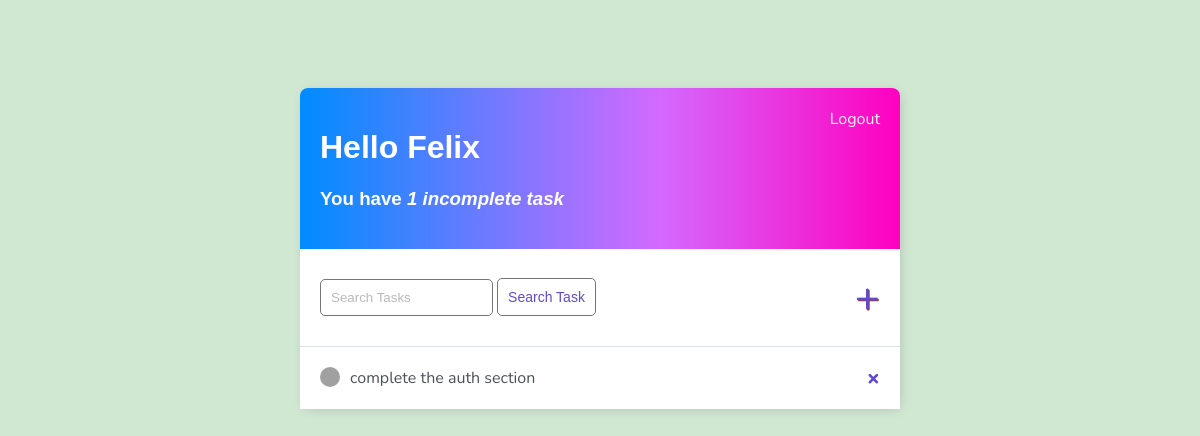
Page / (signed in) on the earlier database version.
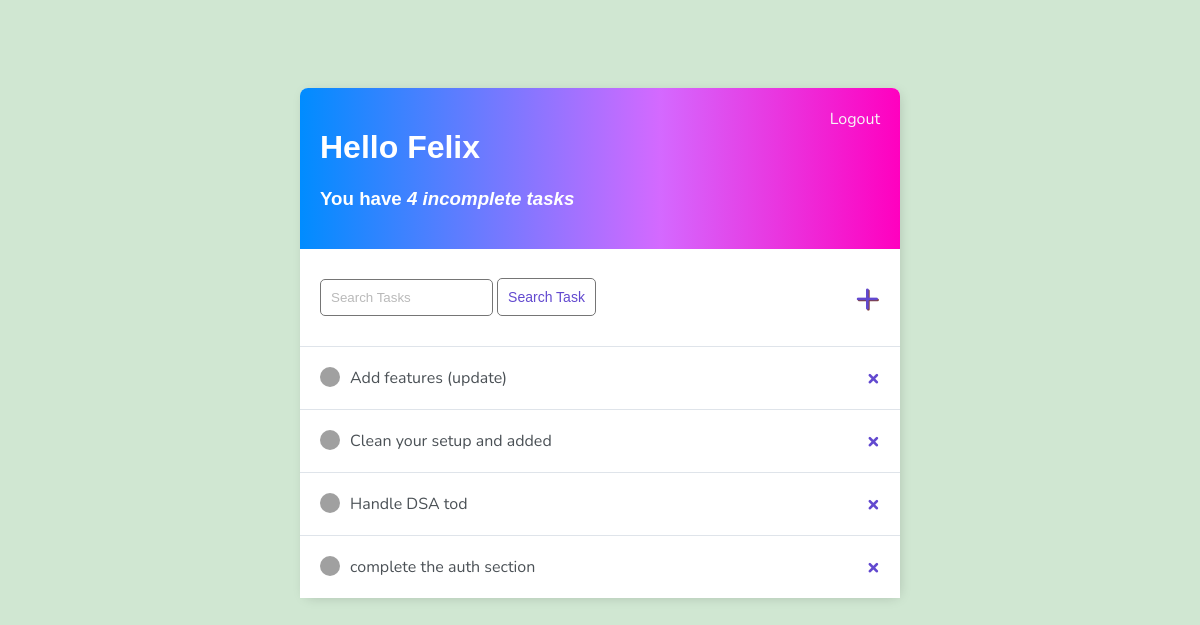
Same page on the later database version.
### todo/models.py (models this page shows)
class Task(models.Model):
    user = models.ForeignKey(User, on_delete=models.CASCADE, null=True, blank=True)
    title = models.CharField(max_length=200, null=True)
    description = models.TextField(null=True, blank=True)
    complete = models.BooleanField(default=False)
    created = models.DateTimeField(auto_now_add=True)
    def __str__(self):
        return self.title
    class Meta:
        ordering = ['complete']

### todo/views.py (the view)
# urls.py: path('', TaskList.as_view(), name='task'),
class TaskList(LoginRequiredMixin, ListView):
    model = Task
    context_object_name = 'task'
    def get_context_data(self, **kwargs):
        context = super().get_context_data(**kwargs)
        context['task'] = context['task'].filter(user = self.request.user)
        context['count'] = context['task'].filter(complete = False).count()
        search_input = self.request.GET.get('search-area') or ''
        if search_input:
            context['task'] = context['task'].filter(title__icontains = search_input)
            context['search_input'] = search_input
        return context

### todo/templates/todo/task_list.html
{% extends 'todo/main.html' %}
{% block content %}
<div class="header-bar">
    <div>
        <h1>Hello {{ request.user|title }}</h1>
        <h3>You have <i>{{ count }} incomplete task{{ count|pluralize:'s' }}</i></h3>
    </div>
    {% if request.user.is_authenticated %}
    <a href="{% url 'logout' %}">Logout</a>
    {% else %}
    <a href="{% url 'login' %}">Login</a>
    {% endif %}
</div>
<div id="search-add-wrapper">
    <form action="" method="get">
        <input type="text" name="search-area" placeholder="Search Tasks ">
        <input class="button" type="submit" value="Search Task">
    </form>
    <a id="add-link" href="{% url 'task-create' %}">&#x2b;</a>
</div>
<div class="card-bdy">
    <div class="task-items-wrapper">
        {% for tasks in task %}
        <div class="task-wrapper">
            {% if tasks.complete %}
            <div class="task-title">
                <div class="task-complete-icon"></div>
                <i><s><a href="{% url 'task-update' tasks.id%}">{{ tasks }}</a></s></i>
            </div>
            <a class="delete-link" href="{% url 'task-delete' tasks.id %}">&#215;</a>
            {% else %}
            <div class="task-title">
                <div class="task-incomplete-icon"></div>
                <a href="{% url 'task-update' tasks.id%}">{{ tasks }}</a>
            </div>
            <a class="delete-link" href="{% url 'task-delete' tasks.id %}">&#215;</a>
            {% endif %}
        </div>
        {% empty %}
        <h3>No items in list</h3>
        <a href="{% url 'task-create' %}">Add New Item</a>
        {% endfor %}
    </div>
</div>
{% endblock content %}

Differences in the rows shown:
now on this page (row edited): Task: title "Add features (update)"
now on this page (row edited): Task: title "Clean your setup and added"
now on this page (row edited): Task: title "Handle DSA tod"
Other differences:
{{ count }}: "1" → "4"
